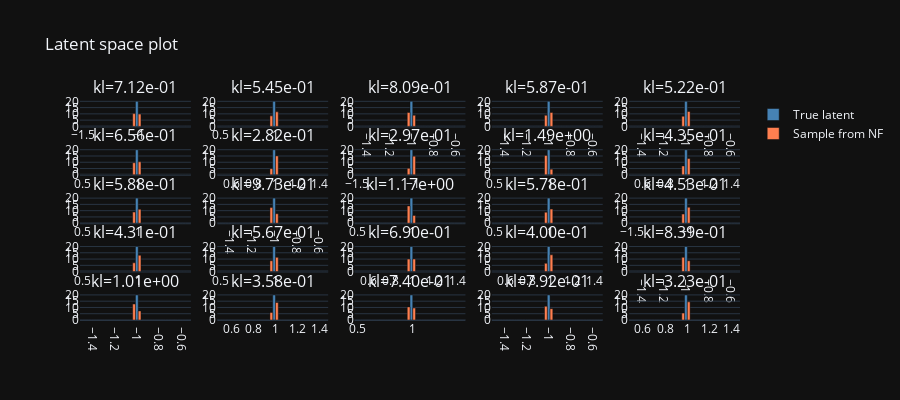

Write notebook code for a chart like this one.
### Code cell
from pae.plotting import latent_space_plot
#pio.templates.default = "plotly"
fig = latent_space_plot(z_true, z_sample)
fig.show('vscode')

### Figure 1 — Plotly figure (JSON) as saved in the notebook; plotly's stock layout.template omitted (floating-point values rounded to 4 significant figures)
{"data": [{"marker": {"color": "steelblue"}, "name": "True latent", "showlegend": true, "type": "bar", "x": [-1.5, -1.45, -1.4, -1.35, -1.3, -1.25, -1.2, -1.15, -1.1, -1.05, -1.0, -0.95, -0.9, -0.85, -0.8, -0.75, -0.7, -0.65, -0.6, -0.55], "xaxis": "x", "y": [0, 0, 0, 0, 0, 0, 0, 0, 0, 0, 20.0, 0, 0, 0, 0, 0, 0, 0, 0, 0], "yaxis": "y"}, {"marker": {"color": "coral"}, "name": "Sample from NF", "showlegend": true, "type": "bar", "x": [-1.5, -1.45, -1.4, -1.35, -1.3, -1.25, -1.2, -1.15, -1.1, -1.05, -1.0, -0.95, -0.9, -0.85, -0.8, -0.75, -0.7, -0.65, -0.6, -0.55], "xaxis": "x", "y": [0, 0, 0, 0, 0, 0, 0, 0, 0, 10.19, 9.81, 0, 0, 0, 0, 0, 0, 0, 0, 0], "yaxis": "y"}, {"marker": {"color": "steelblue"}, "name": "True latent", "showlegend": false, "type": "bar", "x": [0.5, 0.55, 0.6, 0.65, 0.7, 0.75, 0.8, 0.85, 0.9, 0.95, 1.0, 1.05, 1.1, 1.15, 1.2, 1.25, 1.3, 1.35, 1.4, 1.45], "xaxis": "x2", "y": [0, 0, 0, 0, 0, 0, 0, 0, 0, 0, 20.0, 0, 0, 0, 0, 0, 0, 0, 0, 0], "yaxis": "y2"}, {"marker": {"color": "coral"}, "name": "Sample from NF", "showlegend": false, "type": "bar", "x": [0.5, 0.55, 0.6, 0.65, 0.7, 0.75, 0.8, 0.85, 0.9, 0.95, 1.0, 1.05, 1.1, 1.15, 1.2, 1.25, 1.3, 1.35, 1.4, 1.45], "xaxis": "x2", "y": [0, 0, 0, 0, 0, 0, 0, 0, 0, 8.398, 11.6, 0, 0, 0, 0, 0, 0, 0, 0, 0], "yaxis": "y2"}, {"marker": {"color": "steelblue"}, "name": "True latent", "showlegend": false, "type": "bar", "x": [-1.5, -1.45, -1.4, -1.35, -1.3, -1.25, -1.2, -1.15, -1.1, -1.05, -1.0, -0.95, -0.9, -0.85, -0.8, -0.75, -0.7, -0.65, -0.6, -0.55], "xaxis": "x3", "y": [0, 0, 0, 0, 0, 0, 0, 0, 0, 0, 20.0, 0, 0, 0, 0, 0, 0, 0, 0, 0], "yaxis": "y3"}, {"marker": {"color": "coral"}, "name": "Sample from NF", "showlegend": false, "type": "bar", "x": [-1.5, -1.45, -1.4, -1.35, -1.3, -1.25, -1.2, -1.15, -1.1, -1.05, -1.0, -0.95, -0.9, -0.85, -0.8, -0.75, -0.7, -0.65, -0.6, -0.55], "xaxis": "x3", "y": [0, 0, 0, 0, 0, 0, 0, 0, 0, 11.09, 8.906, 0, 0, 0, 0, 0, 0, 0, 0, 0], "yaxis": "y3"}, {"marker": {"color": "steelblue"}, "name": "True latent", "showlegend": false, "type": "bar", "x": [-1.5, -1.45, -1.4, -1.35, -1.3, -1.25, -1.2, -1.15, -1.1, -1.05, -1.0, -0.95, -0.9, -0.85, -0.8, -0.75, -0.7, -0.65, -0.6, -0.55], "xaxis": "x4", "y": [0, 0, 0, 0, 0, 0, 0, 0, 0, 0, 20.0, 0, 0, 0, 0, 0, 0, 0, 0, 0], "yaxis": "y4"}, {"marker": {"color": "coral"}, "name": "Sample from NF", "showlegend": false, "type": "bar", "x": [-1.5, -1.45, -1.4, -1.35, -1.3, -1.25, -1.2, -1.15, -1.1, -1.05, -1.0, -0.95, -0.9, -0.85, -0.8, -0.75, -0.7, -0.65, -0.6, -0.55], "xaxis": "x4", "y": [0, 0, 0, 0, 0, 0, 0, 0, 0, 8.881, 11.12, 0, 0, 0, 0, 0, 0, 0, 0, 0], "yaxis": "y4"}, {"marker": {"color": "steelblue"}, "name": "True latent", "showlegend": false, "type": "bar", "x": [-1.5, -1.45, -1.4, -1.35, -1.3, -1.25, -1.2, -1.15, -1.1, -1.05, -1.0, -0.95, -0.9, -0.85, -0.8, -0.75, -0.7, -0.65, -0.6, -0.55], "xaxis": "x5", "y": [0, 0, 0, 0, 0, 0, 0, 0, 0, 0, 20.0, 0, 0, 0, 0, 0, 0, 0, 0, 0], "yaxis": "y5"}, {"marker": {"color": "coral"}, "name": "Sample from NF", "showlegend": false, "type": "bar", "x": [-1.5, -1.45, -1.4, -1.35, -1.3, -1.25, -1.2, -1.15, -1.1, -1.05, -1.0, -0.95, -0.9, -0.85, -0.8, -0.75, -0.7, -0.65, -0.6, -0.55], "xaxis": "x5", "y": [0, 0, 0, 0, 0, 0, 0, 0, 0, 8.128, 11.87, 0, 0, 0, 0, 0, 0, 0, 0, 0], "yaxis": "y5"}, {"marker": {"color": "steelblue"}, "name": "True latent", "showlegend": false, "type": "bar", "x": [0.5, 0.55, 0.6, 0.65, 0.7, 0.75, 0.8, 0.85, 0.9, 0.95, 1.0, 1.05, 1.1, 1.15, 1.2, 1.25, 1.3, 1.35, 1.4, 1.45], "xaxis": "x6", "y": [0, 0, 0, 0, 0, 0, 0, 0, 0, 0, 20.0, 0, 0, 0, 0, 0, 0, 0, 0, 0], "yaxis": "y6"}, {"marker": {"color": "coral"}, "name": "Sample from NF", "showlegend": false, "type": "bar", "x": [0.5, 0.55, 0.6, 0.65, 0.7, 0.75, 0.8, 0.85, 0.9, 0.95, 1.0, 1.05, 1.1, 1.15, 1.2, 1.25, 1.3, 1.35, 1.4, 1.45], "xaxis": "x6", "y": [0, 0, 0, 0, 0, 0, 0, 0, 0, 9.624, 10.38, 0, 0, 0, 0, 0, 0, 0, 0, 0], "yaxis": "y6"}, {"marker": {"color": "steelblue"}, "name": "True latent", "showlegend": false, "type": "bar", "x": [0.5, 0.55, 0.6, 0.65, 0.7, 0.75, 0.8, 0.85, 0.9, 0.95, 1.0, 1.05, 1.1, 1.15, 1.2, 1.25, 1.3, 1.35, 1.4, 1.45], "xaxis": "x7", "y": [0, 0, 0, 0, 0, 0, 0, 0, 0, 0, 20.0, 0, 0, 0, 0, 0, 0, 0, 0, 0], "yaxis": "y7"}, {"marker": {"color": "coral"}, "name": "Sample from NF", "showlegend": false, "type": "bar", "x": [0.5, 0.55, 0.6, 0.65, 0.7, 0.75, 0.8, 0.85, 0.9, 0.95, 1.0, 1.05, 1.1, 1.15, 1.2, 1.25, 1.3, 1.35, 1.4, 1.45], "xaxis": "x7", "y": [0, 0, 0, 0, 0, 0, 0, 0, 0, 4.91, 15.09, 0, 0, 0, 0, 0, 0, 0, 0, 0], "yaxis": "y7"}, {"marker": {"color": "steelblue"}, "name": "True latent", "showlegend": false, "type": "bar", "x": [-1.5, -1.45, -1.4, -1.35, -1.3, -1.25, -1.2, -1.15, -1.1, -1.05, -1.0, -0.95, -0.9, -0.85, -0.8, -0.75, -0.7, -0.65, -0.6, -0.55], "xaxis": "x8", "y": [0, 0, 0, 0, 0, 0, 0, 0, 0, 0, 20.0, 0, 0, 0, 0, 0, 0, 0, 0, 0], "yaxis": "y8"}, {"marker": {"color": "coral"}, "name": "Sample from NF", "showlegend": false, "type": "bar", "x": [-1.5, -1.45, -1.4, -1.35, -1.3, -1.25, -1.2, -1.15, -1.1, -1.05, -1.0, -0.95, -0.9, -0.85, -0.8, -0.75, -0.7, -0.65, -0.6, -0.55], "xaxis": "x8", "y": [0, 0, 0, 0, 0, 0, 0, 0, 0, 5.143, 14.86, 0, 0, 0, 0, 0, 0, 0, 0, 0], "yaxis": "y8"}, {"marker": {"color": "steelblue"}, "name": "True latent", "showlegend": false, "type": "bar", "x": [0.5, 0.55, 0.6, 0.65, 0.7, 0.75, 0.8, 0.85, 0.9, 0.95, 1.0, 1.05, 1.1, 1.15, 1.2, 1.25, 1.3, 1.35, 1.4, 1.45], "xaxis": "x9", "y": [0, 0, 0, 0, 0, 0, 0, 0, 0, 0, 20.0, 0, 0, 0, 0, 0, 0, 0, 0, 0], "yaxis": "y9"}, {"marker": {"color": "coral"}, "name": "Sample from NF", "showlegend": false, "type": "bar", "x": [0.5, 0.55, 0.6, 0.65, 0.7, 0.75, 0.8, 0.85, 0.9, 0.95, 1.0, 1.05, 1.1, 1.15, 1.2, 1.25, 1.3, 1.35, 1.4, 1.45], "xaxis": "x9", "y": [0, 0, 0, 0, 0, 0, 0, 0, 0, 15.48, 4.521, 0, 0, 0, 0, 0, 0, 0, 0, 0], "yaxis": "y9"}, {"marker": {"color": "steelblue"}, "name": "True latent", "showlegend": false, "type": "bar", "x": [0.5, 0.55, 0.6, 0.65, 0.7, 0.75, 0.8, 0.85, 0.9, 0.95, 1.0, 1.05, 1.1, 1.15, 1.2, 1.25, 1.3, 1.35, 1.4, 1.45], "xaxis": "x10", "y": [0, 0, 0, 0, 0, 0, 0, 0, 0, 0, 20.0, 0, 0, 0, 0, 0, 0, 0, 0, 0], "yaxis": "y10"}, {"marker": {"color": "coral"}, "name": "Sample from NF", "showlegend": false, "type": "bar", "x": [0.5, 0.55, 0.6, 0.65, 0.7, 0.75, 0.8, 0.85, 0.9, 0.95, 1.0, 1.05, 1.1, 1.15, 1.2, 1.25, 1.3, 1.35, 1.4, 1.45], "xaxis": "x10", "y": [0, 0, 0, 0, 0, 0, 0, 0, 0, 7.056, 12.94, 0, 0, 0, 0, 0, 0, 0, 0, 0], "yaxis": "y10"}, {"marker": {"color": "steelblue"}, "name": "True latent", "showlegend": false, "type": "bar", "x": [0.5, 0.55, 0.6, 0.65, 0.7, 0.75, 0.8, 0.85, 0.9, 0.95, 1.0, 1.05, 1.1, 1.15, 1.2, 1.25, 1.3, 1.35, 1.4, 1.45], "xaxis": "x11", "y": [0, 0, 0, 0, 0, 0, 0, 0, 0, 0, 20.0, 0, 0, 0, 0, 0, 0, 0, 0, 0], "yaxis": "y11"}, {"marker": {"color": "coral"}, "name": "Sample from NF", "showlegend": false, "type": "bar", "x": [0.5, 0.55, 0.6, 0.65, 0.7, 0.75, 0.8, 0.85, 0.9, 0.95, 1.0, 1.05, 1.1, 1.15, 1.2, 1.25, 1.3, 1.35, 1.4, 1.45], "xaxis": "x11", "y": [0, 0, 0, 0, 0, 0, 0, 0, 0, 8.892, 11.11, 0, 0, 0, 0, 0, 0, 0, 0, 0], "yaxis": "y11"}, {"marker": {"color": "steelblue"}, "name": "True latent", "showlegend": false, "type": "bar", "x": [-1.5, -1.45, -1.4, -1.35, -1.3, -1.25, -1.2, -1.15, -1.1, -1.05, -1.0, -0.95, -0.9, -0.85, -0.8, -0.75, -0.7, -0.65, -0.6, -0.55], "xaxis": "x12", "y": [0, 0, 0, 0, 0, 0, 0, 0, 0, 0, 20.0, 0, 0, 0, 0, 0, 0, 0, 0, 0], "yaxis": "y12"}, {"marker": {"color": "coral"}, "name": "Sample from NF", "showlegend": false, "type": "bar", "x": [-1.5, -1.45, -1.4, -1.35, -1.3, -1.25, -1.2, -1.15, -1.1, -1.05, -1.0, -0.95, -0.9, -0.85, -0.8, -0.75, -0.7, -0.65, -0.6, -0.55], "xaxis": "x12", "y": [0, 0, 0, 0, 0, 0, 0, 0, 0, 12.44, 7.556, 0, 0, 0, 0, 0, 0, 0, 0, 0], "yaxis": "y12"}, {"marker": {"color": "steelblue"}, "name": "True latent", "showlegend": false, "type": "bar", "x": [0.5, 0.55, 0.6, 0.65, 0.7, 0.75, 0.8, 0.85, 0.9, 0.95, 1.0, 1.05, 1.1, 1.15, 1.2, 1.25, 1.3, 1.35, 1.4, 1.45], "xaxis": "x13", "y": [0, 0, 0, 0, 0, 0, 0, 0, 0, 0, 20.0, 0, 0, 0, 0, 0, 0, 0, 0, 0], "yaxis": "y13"}, {"marker": {"color": "coral"}, "name": "Sample from NF", "showlegend": false, "type": "bar", "x": [0.5, 0.55, 0.6, 0.65, 0.7, 0.75, 0.8, 0.85, 0.9, 0.95, 1.0, 1.05, 1.1, 1.15, 1.2, 1.25, 1.3, 1.35, 1.4, 1.45], "xaxis": "x13", "y": [0, 0, 0, 0, 0, 0, 0, 0, 0, 13.79, 6.207, 0, 0, 0, 0, 0, 0, 0, 0, 0], "yaxis": "y13"}, {"marker": {"color": "steelblue"}, "name": "True latent", "showlegend": false, "type": "bar", "x": [0.5, 0.55, 0.6, 0.65, 0.7, 0.75, 0.8, 0.85, 0.9, 0.95, 1.0, 1.05, 1.1, 1.15, 1.2, 1.25, 1.3, 1.35, 1.4, 1.45], "xaxis": "x14", "y": [0, 0, 0, 0, 0, 0, 0, 0, 0, 0, 20.0, 0, 0, 0, 0, 0, 0, 0, 0, 0], "yaxis": "y14"}, {"marker": {"color": "coral"}, "name": "Sample from NF", "showlegend": false, "type": "bar", "x": [0.5, 0.55, 0.6, 0.65, 0.7, 0.75, 0.8, 0.85, 0.9, 0.95, 1.0, 1.05, 1.1, 1.15, 1.2, 1.25, 1.3, 1.35, 1.4, 1.45], "xaxis": "x14", "y": [0, 0, 0, 0, 0, 0, 0, 0, 0, 8.775, 11.23, 0, 0, 0, 0, 0, 0, 0, 0, 0], "yaxis": "y14"}, {"marker": {"color": "steelblue"}, "name": "True latent", "showlegend": false, "type": "bar", "x": [-1.5, -1.45, -1.4, -1.35, -1.3, -1.25, -1.2, -1.15, -1.1, -1.05, -1.0, -0.95, -0.9, -0.85, -0.8, -0.75, -0.7, -0.65, -0.6, -0.55], "xaxis": "x15", "y": [0, 0, 0, 0, 0, 0, 0, 0, 0, 0, 20.0, 0, 0, 0, 0, 0, 0, 0, 0, 0], "yaxis": "y15"}, {"marker": {"color": "coral"}, "name": "Sample from NF", "showlegend": false, "type": "bar", "x": [-1.5, -1.45, -1.4, -1.35, -1.3, -1.25, -1.2, -1.15, -1.1, -1.05, -1.0, -0.95, -0.9, -0.85, -0.8, -0.75, -0.7, -0.65, -0.6, -0.55], "xaxis": "x15", "y": [0, 0, 0, 0, 0, 0, 0, 0, 0, 7.279, 12.72, 0, 0, 0, 0, 0, 0, 0, 0, 0], "yaxis": "y15"}, {"marker": {"color": "steelblue"}, "name": "True latent", "showlegend": false, "type": "bar", "x": [0.5, 0.55, 0.6, 0.65, 0.7, 0.75, 0.8, 0.85, 0.9, 0.95, 1.0, 1.05, 1.1, 1.15, 1.2, 1.25, 1.3, 1.35, 1.4, 1.45], "xaxis": "x16", "y": [0, 0, 0, 0, 0, 0, 0, 0, 0, 0, 20.0, 0, 0, 0, 0, 0, 0, 0, 0, 0], "yaxis": "y16"}, {"marker": {"color": "coral"}, "name": "Sample from NF", "showlegend": false, "type": "bar", "x": [0.5, 0.55, 0.6, 0.65, 0.7, 0.75, 0.8, 0.85, 0.9, 0.95, 1.0, 1.05, 1.1, 1.15, 1.2, 1.25, 1.3, 1.35, 1.4, 1.45], "xaxis": "x16", "y": [0, 0, 0, 0, 0, 0, 0, 0, 0, 7.008, 12.99, 0, 0, 0, 0, 0, 0, 0, 0, 0], "yaxis": "y16"}, {"marker": {"color": "steelblue"}, "name": "True latent", "showlegend": false, "type": "bar", "x": [0.5, 0.55, 0.6, 0.65, 0.7, 0.75, 0.8, 0.85, 0.9, 0.95, 1.0, 1.05, 1.1, 1.15, 1.2, 1.25, 1.3, 1.35, 1.4, 1.45], "xaxis": "x17", "y": [0, 0, 0, 0, 0, 0, 0, 0, 0, 0, 20.0, 0, 0, 0, 0, 0, 0, 0, 0, 0], "yaxis": "y17"}, {"marker": {"color": "coral"}, "name": "Sample from NF", "showlegend": false, "type": "bar", "x": [0.5, 0.55, 0.6, 0.65, 0.7, 0.75, 0.8, 0.85, 0.9, 0.95, 1.0, 1.05, 1.1, 1.15, 1.2, 1.25, 1.3, 1.35, 1.4, 1.45], "xaxis": "x17", "y": [0, 0, 0, 0, 0, 0, 0, 0, 0, 8.652, 11.35, 0, 0, 0, 0, 0, 0, 0, 0, 0], "yaxis": "y17"}, {"marker": {"color": "steelblue"}, "name": "True latent", "showlegend": false, "type": "bar", "x": [0.5, 0.55, 0.6, 0.65, 0.7, 0.75, 0.8, 0.85, 0.9, 0.95, 1.0, 1.05, 1.1, 1.15, 1.2, 1.25, 1.3, 1.35, 1.4, 1.45], "xaxis": "x18", "y": [0, 0, 0, 0, 0, 0, 0, 0, 0, 0, 20.0, 0, 0, 0, 0, 0, 0, 0, 0, 0], "yaxis": "y18"}, {"marker": {"color": "coral"}, "name": "Sample from NF", "showlegend": false, "type": "bar", "x": [0.5, 0.55, 0.6, 0.65, 0.7, 0.75, 0.8, 0.85, 0.9, 0.95, 1.0, 1.05, 1.1, 1.15, 1.2, 1.25, 1.3, 1.35, 1.4, 1.45], "xaxis": "x18", "y": [0, 0, 0, 0, 0, 0, 0, 0, 0, 9.968, 10.03, 0, 0, 0, 0, 0, 0, 0, 0, 0], "yaxis": "y18"}, {"marker": {"color": "steelblue"}, "name": "True latent", "showlegend": false, "type": "bar", "x": [0.5, 0.55, 0.6, 0.65, 0.7, 0.75, 0.8, 0.85, 0.9, 0.95, 1.0, 1.05, 1.1, 1.15, 1.2, 1.25, 1.3, 1.35, 1.4, 1.45], "xaxis": "x19", "y": [0, 0, 0, 0, 0, 0, 0, 0, 0, 0, 20.0, 0, 0, 0, 0, 0, 0, 0, 0, 0], "yaxis": "y19"}, {"marker": {"color": "coral"}, "name": "Sample from NF", "showlegend": false, "type": "bar", "x": [0.5, 0.55, 0.6, 0.65, 0.7, 0.75, 0.8, 0.85, 0.9, 0.95, 1.0, 1.05, 1.1, 1.15, 1.2, 1.25, 1.3, 1.35, 1.4, 1.45], "xaxis": "x19", "y": [0, 0, 0, 0, 0, 0, 0, 0, 0, 6.595, 13.4, 0, 0, 0, 0, 0, 0, 0, 0, 0], "yaxis": "y19"}, {"marker": {"color": "steelblue"}, "name": "True latent", "showlegend": false, "type": "bar", "x": [-1.5, -1.45, -1.4, -1.35, -1.3, -1.25, -1.2, -1.15, -1.1, -1.05, -1.0, -0.95, -0.9, -0.85, -0.8, -0.75, -0.7, -0.65, -0.6, -0.55], "xaxis": "x20", "y": [0, 0, 0, 0, 0, 0, 0, 0, 0, 0, 20.0, 0, 0, 0, 0, 0, 0, 0, 0, 0], "yaxis": "y20"}, {"marker": {"color": "coral"}, "name": "Sample from NF", "showlegend": false, "type": "bar", "x": [-1.5, -1.45, -1.4, -1.35, -1.3, -1.25, -1.2, -1.15, -1.1, -1.05, -1.0, -0.95, -0.9, -0.85, -0.8, -0.75, -0.7, -0.65, -0.6, -0.55], "xaxis": "x20", "y": [0, 0, 0, 0, 0, 0, 0, 0, 0, 11.36, 8.641, 0, 0, 0, 0, 0, 0, 0, 0, 0], "yaxis": "y20"}, {"marker": {"color": "steelblue"}, "name": "True latent", "showlegend": false, "type": "bar", "x": [-1.5, -1.45, -1.4, -1.35, -1.3, -1.25, -1.2, -1.15, -1.1, -1.05, -1.0, -0.95, -0.9, -0.85, -0.8, -0.75, -0.7, -0.65, -0.6, -0.55], "xaxis": "x21", "y": [0, 0, 0, 0, 0, 0, 0, 0, 0, 0, 20.0, 0, 0, 0, 0, 0, 0, 0, 0, 0], "yaxis": "y21"}, {"marker": {"color": "coral"}, "name": "Sample from NF", "showlegend": false, "type": "bar", "x": [-1.5, -1.45, -1.4, -1.35, -1.3, -1.25, -1.2, -1.15, -1.1, -1.05, -1.0, -0.95, -0.9, -0.85, -0.8, -0.75, -0.7, -0.65, -0.6, -0.55], "xaxis": "x21", "y": [0, 0, 0, 0, 0, 0, 0, 0, 0, 12.75, 7.25, 0, 0, 0, 0, 0, 0, 0, 0, 0], "yaxis": "y21"}, {"marker": {"color": "steelblue"}, "name": "True latent", "showlegend": false, "type": "bar", "x": [0.5, 0.55, 0.6, 0.65, 0.7, 0.75, 0.8, 0.85, 0.9, 0.95, 1.0, 1.05, 1.1, 1.15, 1.2, 1.25, 1.3, 1.35, 1.4, 1.45], "xaxis": "x22", "y": [0, 0, 0, 0, 0, 0, 0, 0, 0, 0, 20.0, 0, 0, 0, 0, 0, 0, 0, 0, 0], "yaxis": "y22"}, {"marker": {"color": "coral"}, "name": "Sample from NF", "showlegend": false, "type": "bar", "x": [0.5, 0.55, 0.6, 0.65, 0.7, 0.75, 0.8, 0.85, 0.9, 0.95, 1.0, 1.05, 1.1, 1.15, 1.2, 1.25, 1.3, 1.35, 1.4, 1.45], "xaxis": "x22", "y": [0, 0, 0, 0, 0, 0, 0, 0, 0, 6.023, 13.98, 0, 0, 0, 0, 0, 0, 0, 0, 0], "yaxis": "y22"}, {"marker": {"color": "steelblue"}, "name": "True latent", "showlegend": false, "type": "bar", "x": [0.5, 0.55, 0.6, 0.65, 0.7, 0.75, 0.8, 0.85, 0.9, 0.95, 1.0, 1.05, 1.1, 1.15, 1.2, 1.25, 1.3, 1.35, 1.4, 1.45], "xaxis": "x23", "y": [0, 0, 0, 0, 0, 0, 0, 0, 0, 0, 20.0, 0, 0, 0, 0, 0, 0, 0, 0, 0], "yaxis": "y23"}, {"marker": {"color": "coral"}, "name": "Sample from NF", "showlegend": false, "type": "bar", "x": [0.5, 0.55, 0.6, 0.65, 0.7, 0.75, 0.8, 0.85, 0.9, 0.95, 1.0, 1.05, 1.1, 1.15, 1.2, 1.25, 1.3, 1.35, 1.4, 1.45], "xaxis": "x23", "y": [0, 0, 0, 0, 0, 0, 0, 0, 0, 10.46, 9.543, 0, 0, 0, 0, 0, 0, 0, 0, 0], "yaxis": "y23"}, {"marker": {"color": "steelblue"}, "name": "True latent", "showlegend": false, "type": "bar", "x": [-1.5, -1.45, -1.4, -1.35, -1.3, -1.25, -1.2, -1.15, -1.1, -1.05, -1.0, -0.95, -0.9, -0.85, -0.8, -0.75, -0.7, -0.65, -0.6, -0.55], "xaxis": "x24", "y": [0, 0, 0, 0, 0, 0, 0, 0, 0, 0, 20.0, 0, 0, 0, 0, 0, 0, 0, 0, 0], "yaxis": "y24"}, {"marker": {"color": "coral"}, "name": "Sample from NF", "showlegend": false, "type": "bar", "x": [-1.5, -1.45, -1.4, -1.35, -1.3, -1.25, -1.2, -1.15, -1.1, -1.05, -1.0, -0.95, -0.9, -0.85, -0.8, -0.75, -0.7, -0.65, -0.6, -0.55], "xaxis": "x24", "y": [0, 0, 0, 0, 0, 0, 0, 0, 0, 10.95, 9.054, 0, 0, 0, 0, 0, 0, 0, 0, 0], "yaxis": "y24"}, {"marker": {"color": "steelblue"}, "name": "True latent", "showlegend": false, "type": "bar", "x": [0.5, 0.55, 0.6, 0.65, 0.7, 0.75, 0.8, 0.85, 0.9, 0.95, 1.0, 1.05, 1.1, 1.15, 1.2, 1.25, 1.3, 1.35, 1.4, 1.45], "xaxis": "x25", "y": [0, 0, 0, 0, 0, 0, 0, 0, 0, 0, 20.0, 0, 0, 0, 0, 0, 0, 0, 0, 0], "yaxis": "y25"}, {"marker": {"color": "coral"}, "name": "Sample from NF", "showlegend": false, "type": "bar", "x": [0.5, 0.55, 0.6, 0.65, 0.7, 0.75, 0.8, 0.85, 0.9, 0.95, 1.0, 1.05, 1.1, 1.15, 1.2, 1.25, 1.3, 1.35, 1.4, 1.45], "xaxis": "x25", "y": [0, 0, 0, 0, 0, 0, 0, 0, 0, 5.519, 14.48, 0, 0, 0, 0, 0, 0, 0, 0, 0], "yaxis": "y25"}], "layout": {"annotations": [{"font": {"size": 16}, "showarrow": false, "text": "kl=7.12e-01", "x": 0.084, "xanchor": "center", "xref": "paper", "y": 1, "yanchor": "bottom", "yref": "paper"}, {"font": {"size": 16}, "showarrow": false, "text": "kl=5.45e-01", "x": 0.292, "xanchor": "center", "xref": "paper", "y": 1, "yanchor": "bottom", "yref": "paper"}, {"font": {"size": 16}, "showarrow": false, "text": "kl=8.09e-01", "x": 0.5, "xanchor": "center", "xref": "paper", "y": 1, "yanchor": "bottom", "yref": "paper"}, {"font": {"size": 16}, "showarrow": false, "text": "kl=5.87e-01", "x": 0.708, "xanchor": "center", "xref": "paper", "y": 1, "yanchor": "bottom", "yref": "paper"}, {"font": {"size": 16}, "showarrow": false, "text": "kl=5.22e-01", "x": 0.916, "xanchor": "center", "xref": "paper", "y": 1, "yanchor": "bottom", "yref": "paper"}, {"font": {"size": 16}, "showarrow": false, "text": "kl=6.56e-01", "x": 0.084, "xanchor": "center", "xref": "paper", "y": 0.78, "yanchor": "bottom", "yref": "paper"}, {"font": {"size": 16}, "showarrow": false, "text": "kl=2.82e-01", "x": 0.292, "xanchor": "center", "xref": "paper", "y": 0.78, "yanchor": "bottom", "yref": "paper"}, {"font": {"size": 16}, "showarrow": false, "text": "kl=2.97e-01", "x": 0.5, "xanchor": "center", "xref": "paper", "y": 0.78, "yanchor": "bottom", "yref": "paper"}, {"font": {"size": 16}, "showarrow": false, "text": "kl=1.49e+00", "x": 0.708, "xanchor": "center", "xref": "paper", "y": 0.78, "yanchor": "bottom", "yref": "paper"}, {"font": {"size": 16}, "showarrow": false, "text": "kl=4.35e-01", "x": 0.916, "xanchor": "center", "xref": "paper", "y": 0.78, "yanchor": "bottom", "yref": "paper"}, {"font": {"size": 16}, "showarrow": false, "text": "kl=5.88e-01", "x": 0.084, "xanchor": "center", "xref": "paper", "y": 0.56, "yanchor": "bottom", "yref": "paper"}, {"font": {"size": 16}, "showarrow": false, "text": "kl=9.73e-01", "x": 0.292, "xanchor": "center", "xref": "paper", "y": 0.56, "yanchor": "bottom", "yref": "paper"}, {"font": {"size": 16}, "showarrow": false, "text": "kl=1.17e+00", "x": 0.5, "xanchor": "center", "xref": "paper", "y": 0.56, "yanchor": "bottom", "yref": "paper"}, {"font": {"size": 16}, "showarrow": false, "text": "kl=5.78e-01", "x": 0.708, "xanchor": "center", "xref": "paper", "y": 0.56, "yanchor": "bottom", "yref": "paper"}, {"font": {"size": 16}, "showarrow": false, "text": "kl=4.53e-01", "x": 0.916, "xanchor": "center", "xref": "paper", "y": 0.56, "yanchor": "bottom", "yref": "paper"}, {"font": {"size": 16}, "showarrow": false, "text": "kl=4.31e-01", "x": 0.084, "xanchor": "center", "xref": "paper", "y": 0.34, "yanchor": "bottom", "yref": "paper"}, {"font": {"size": 16}, "showarrow": false, "text": "kl=5.67e-01", "x": 0.292, "xanchor": "center", "xref": "paper", "y": 0.34, "yanchor": "bottom", "yref": "paper"}, {"font": {"size": 16}, "showarrow": false, "text": "kl=6.90e-01", "x": 0.5, "xanchor": "center", "xref": "paper", "y": 0.34, "yanchor": "bottom", "yref": "paper"}, {"font": {"size": 16}, "showarrow": false, "text": "kl=4.00e-01", "x": 0.708, "xanchor": "center", "xref": "paper", "y": 0.34, "yanchor": "bottom", "yref": "paper"}, {"font": {"size": 16}, "showarrow": false, "text": "kl=8.39e-01", "x": 0.916, "xanchor": "center", "xref": "paper", "y": 0.34, "yanchor": "bottom", "yref": "paper"}, {"font": {"size": 16}, "showarrow": false, "text": "kl=1.01e+00", "x": 0.084, "xanchor": "center", "xref": "paper", "y": 0.12, "yanchor": "bottom", "yref": "paper"}, {"font": {"size": 16}, "showarrow": false, "text": "kl=3.58e-01", "x": 0.292, "xanchor": "center", "xref": "paper", "y": 0.12, "yanchor": "bottom", "yref": "paper"}, {"font": {"size": 16}, "showarrow": false, "text": "kl=7.40e-01", "x": 0.5, "xanchor": "center", "xref": "paper", "y": 0.12, "yanchor": "bottom", "yref": "paper"}, {"font": {"size": 16}, "showarrow": false, "text": "kl=7.92e-01", "x": 0.708, "xanchor": "center", "xref": "paper", "y": 0.12, "yanchor": "bottom", "yref": "paper"}, {"font": {"size": 16}, "showarrow": false, "text": "kl=3.23e-01", "x": 0.916, "xanchor": "center", "xref": "paper", "y": 0.12, "yanchor": "bottom", "yref": "paper"}], "bargap": 0, "height": 400, "title": {"text": "Latent space plot"}, "width": 900, "xaxis": {"anchor": "y", "domain": [0, 0.168]}, "xaxis10": {"anchor": "y10", "domain": [0.832, 1]}, "xaxis11": {"anchor": "y11", "domain": [0, 0.168]}, "xaxis12": {"anchor": "y12", "domain": [0.208, 0.376]}, "xaxis13": {"anchor": "y13", "domain": [0.416, 0.584]}, "xaxis14": {"anchor": "y14", "domain": [0.624, 0.792]}, "xaxis15": {"anchor": "y15", "domain": [0.832, 1]}, "xaxis16": {"anchor": "y16", "domain": [0, 0.168]}, "xaxis17": {"anchor": "y17", "domain": [0.208, 0.376]}, "xaxis18": {"anchor": "y18", "domain": [0.416, 0.584]}, "xaxis19": {"anchor": "y19", "domain": [0.624, 0.792]}, "xaxis2": {"anchor": "y2", "domain": [0.208, 0.376]}, "xaxis20": {"anchor": "y20", "domain": [0.832, 1]}, "xaxis21": {"anchor": "y21", "domain": [0, 0.168]}, "xaxis22": {"anchor": "y22", "domain": [0.208, 0.376]}, "xaxis23": {"anchor": "y23", "domain": [0.416, 0.584]}, "xaxis24": {"anchor": "y24", "domain": [0.624, 0.792]}, "xaxis25": {"anchor": "y25", "domain": [0.832, 1]}, "xaxis3": {"anchor": "y3", "domain": [0.416, 0.584]}, "xaxis4": {"anchor": "y4", "domain": [0.624, 0.792]}, "xaxis5": {"anchor": "y5", "domain": [0.832, 1]}, "xaxis6": {"anchor": "y6", "domain": [0, 0.168]}, "xaxis7": {"anchor": "y7", "domain": [0.208, 0.376]}, "xaxis8": {"anchor": "y8", "domain": [0.416, 0.584]}, "xaxis9": {"anchor": "y9", "domain": [0.624, 0.792]}, "yaxis": {"anchor": "x", "domain": [0.88, 1]}, "yaxis10": {"anchor": "x10", "domain": [0.66, 0.78]}, "yaxis11": {"anchor": "x11", "domain": [0.44, 0.56]}, "yaxis12": {"anchor": "x12", "domain": [0.44, 0.56]}, "yaxis13": {"anchor": "x13", "domain": [0.44, 0.56]}, "yaxis14": {"anchor": "x14", "domain": [0.44, 0.56]}, "yaxis15": {"anchor": "x15", "domain": [0.44, 0.56]}, "yaxis16": {"anchor": "x16", "domain": [0.22, 0.34]}, "yaxis17": {"anchor": "x17", "domain": [0.22, 0.34]}, "yaxis18": {"anchor": "x18", "domain": [0.22, 0.34]}, "yaxis19": {"anchor": "x19", "domain": [0.22, 0.34]}, "yaxis2": {"anchor": "x2", "domain": [0.88, 1]}, "yaxis20": {"anchor": "x20", "domain": [0.22, 0.34]}, "yaxis21": {"anchor": "x21", "domain": [0, 0.12]}, "yaxis22": {"anchor": "x22", "domain": [0, 0.12]}, "yaxis23": {"anchor": "x23", "domain": [0, 0.12]}, "yaxis24": {"anchor": "x24", "domain": [0, 0.12]}, "yaxis25": {"anchor": "x25", "domain": [0, 0.12]}, "yaxis3": {"anchor": "x3", "domain": [0.88, 1]}, "yaxis4": {"anchor": "x4", "domain": [0.88, 1]}, "yaxis5": {"anchor": "x5", "domain": [0.88, 1]}, "yaxis6": {"anchor": "x6", "domain": [0.66, 0.78]}, "yaxis7": {"anchor": "x7", "domain": [0.66, 0.78]}, "yaxis8": {"anchor": "x8", "domain": [0.66, 0.78]}, "yaxis9": {"anchor": "x9", "domain": [0.66, 0.78]}}}
